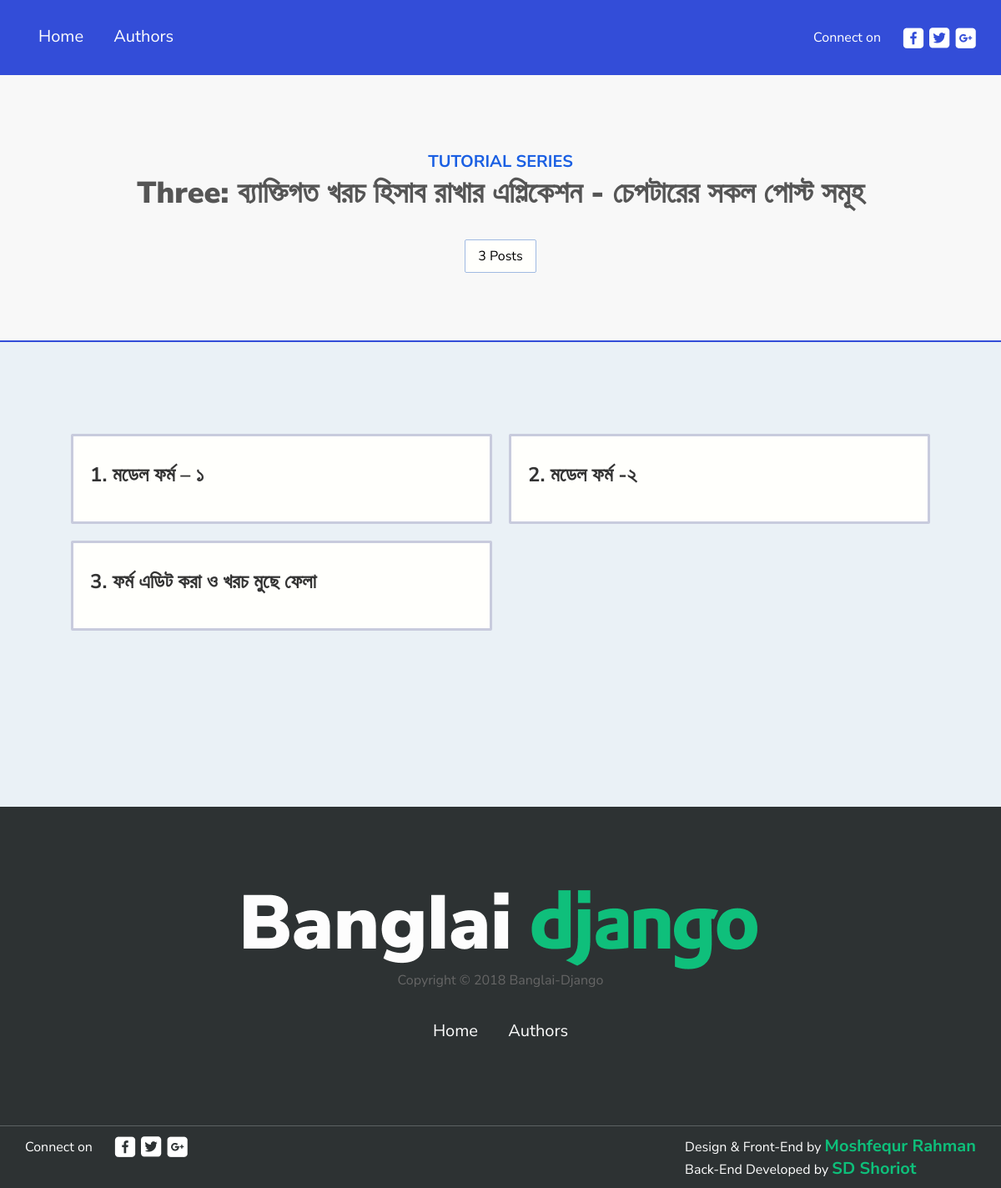
The app's page /posts_of_chapter/3 with its own data.
### blog/models.py (models this page shows, shortened)
class Chapter(models.Model):
	number = models.IntegerField()
	chapter_name = models.CharField(max_length=150)

class Post(models.Model):
	post_title = models.CharField(max_length=100)
	pub_date = models.DateTimeField(auto_now_add=True)
	author = models.ForeignKey(User, on_delete=models.SET_NULL, blank=True, null=True)
	post_serial_no = models.IntegerField()
	post_description = RichTextUploadingField()
	chapter = models.ForeignKey(Chapter, on_delete=models.CASCADE, related_name='post')
	category = models.ManyToManyField(Category)
	is_draft = models.BooleanField(default=False)
	objects = PostManager()

### blog/views.py (the view)
# urls.py: path('posts_of_chapter/<int:pk>', posts_of_chapter, name='posts_of_chapter'),
def posts_of_chapter(request, pk):
	chapter = get_object_or_404(Chapter, pk=pk)
	post = Post.objects.filter(chapter=chapter, is_draft=False)
	ctx = {'chapter': chapter, 'post': post}
	return render(request, 'blog/posts_of_chapter.html', ctx)

### templates/blog/posts_of_chapter.html (shortened to what this page needs)
{% load static %}
<!DOCTYPE html>
<html lang="en">
  <head>
    <link rel="stylesheet" href="https://stackpath.bootstrapcdn.com/font-awesome/4.7.0/css/font-awesome.min.css">
    <link href="/static/css/main.css" rel="stylesheet">
  </head>
  <body>
    <section class="post-nav">
      <header>
        <nav>
          <div class="nav-links">
            <div class="fixed-sidebar">
              <a href="/">Home</a>
              <a href="{% url 'total_author' %}">Authors</a>
            </div>
          </div>
          <div class="connect">
            <p>Connect on</p>
            <a href="https://www.facebook.com/groups/banglaidjango/"><img src="/static/img/facebook.png" alt=""></a>
            <a href="twitter.com"><img src="/static/img/twitter.png" alt=""></a>
            <a href="google.com"><img src="/static/img/google-plus.png" alt=""></a>
          </div>
        </nav>
      </header>
    </section>
    <section class="series-info">
      <div class="container">
        <h4>Tutorial series</h4>
        <h1>{{ chapter.chapter_name }} - চেপটারের সকল পোস্ট সমূহ</h1>
        <div class="counts">
          <span>{{ post.count }} Posts</span>
        </div>
      </div>
    </section>
    <section class="series-section">
      <div class="container">
        <div class="series-example">
          <div class="posts">
            {% for post in post %}
            <div class="post">
              <div class="post-box">
                <h1><a href="{% url 'post_detail' post.pk %}">{{ post.post_serial_no }}. {{ post.post_title }}</a></h1>
              </div>
            </div>
            {% endfor %}
          </div>
        </div>
      </div>
    </section>
    <footer>
      <div class="container">
        <img src="/static/img/logo.png" alt="">
        <p class="copyright">Copyright © 2018 Banglai-Django</p>
        <div class="nav-links footer-links">
          <a href="/">Home</a>
          <a href="{% url 'total_author' %}">Authors</a>
        </div>
      </div>
    </footer>
    <section class="credit">
      <div class="connect">
        <p>Connect on</p>
        <a href="https://www.facebook.com/groups/banglaidjango/"><img src="/static/img/facebook.png" alt=""></a>
        <a href="twitter.com"><img src="/static/img/twitter.png" alt=""></a>
        <a href="google.com"><img src="/static/img/google-plus.png" alt=""></a>
      </div>
      <div class="made-by">
        <span>Design & Front-End by <a href="https://www.facebook.com/mushfequrr1">Moshfequr Rahman</a></span>
        <span>Back-End Developed by <a href="https://www.facebook.com/shoriot">SD Shoriot</a></span>
      </div>
    </section>
  </body>
</html>

### static/css/main.css (style rules this page uses)
* { box-sizing: border-box; }
body { margin: 0; padding: 0; background: #F8F8F8; font-family: 'Noto Sans', sans-serif; font-family: 'Work Sans', sans-serif; font-family: 'Nunito Sans', sans-serif; }
header { padding: 30px; background-image: url(../img/header-bg.png); background-size: cover; background-position: bottom; background-repeat: no-repeat; }
nav { display: -webkit-flex; display: -moz-flex; display: -ms-flex; display: -o-flex; display: flex; flex-wrap: wrap; justify-content: space-between; color: #fff; }
.nav-links a { padding: 0 30px; padding: 0 15px; display: inline-block; text-decoration: none; color: #fdfdfd; margin: 0 1px; border-radius: 3px; font-size: 20px; }
.connect { display: -webkit-flex; display: -moz-flex; display: -ms-flex; display: -o-flex; display: flex; align-items: center; position: relative; top: -9px; }
.connect p { display: inline-block; margin-right: 20px; position: relative; top: -3px; color: #fff; }
.connect img { margin-left: 6px; transition: all .2s ease-in-out; }
::placeholder { color: #999; opacity: 1; }
.container { max-width: 1050px; margin: 0 auto; }
.posts { display: -webkit-flex; display: -moz-flex; display: -ms-flex; display: -o-flex; display: flex; flex-wrap: wrap; }
.post { width: 50%; padding: 10px; }
.post a { text-decoration: none; color: #333; }
.post-box { background: #FFFFFC; border: 3px solid #334DD8; border: 3px solid #c8cbdd; border-radius: 2px; padding: 20px; transition: .3s ease-in-out; }
.series-section { background: #EAF1F6; padding: 100px 0; }
.series-section h1 { text-align: center; font-size: 36px; color: #3F51B5; }
.series-section .post-box h1 { font-size: 24px; color: #333; text-align: left; }
.series-example { margin-bottom: 101px; }
footer { background: #2D3233; padding: 100px 0; padding-bottom: 0; text-align: center; }
footer .copyright { font-size: 16px; color: #666666; position: relative; top: -20px; }
footer .footer-links { padding: 100px 0; padding-top: 0; }
.credit { background: #2D3233; padding: 10px 30px; display: flex; align-items: center; justify-content: space-between; border-top: 1px solid #5C6263; }
.made-by { color: #fff; display: flex; flex-direction: column; align-items: flex-start; }
.made-by a { color: #0ebf7a; text-decoration: none; font-weight: bold; font-size: 20px; }
.series-info { padding: 90px 0; text-align: center; border-bottom: 2px solid #334DD8; }
.series-info h4, .series-info h1 { margin: 0; }
.series-info h4 { margin: 0; font-family: Nunito Sans; font-style: normal; font-weight: bold; line-height: normal; font-size: 20px; text-transform: uppercase; color: #1A5FE3; }
.series-info h1 { font-family: Nunito Sans; font-style: normal; font-weight: 900; line-height: normal; font-size: 36px; color: #555555; margin-bottom: 40px; }
.series-info span { background: #fff; padding: 8px 15px; background: #FFFFFC; border: 1px solid #A0BAE2; border-radius: 2px; }
.post-nav header { background: #334DD8; height: 90px; min-height: auto; }

### records on screen
Chapter: chapter_name "Three: ব্যাক্তিগত খরচ হিসাব রাখার এপ্লিকেশন"
Post: post_serial_no "1", post_title "মডেল ফর্ম – ১"
Post: post_serial_no "2", post_title "মডেল ফর্ম -২"
Post: post_serial_no "3", post_title "ফর্ম এডিট করা ও খরচ মুছে ফেলা"

### other values on screen
{{ post.count }} "3"
